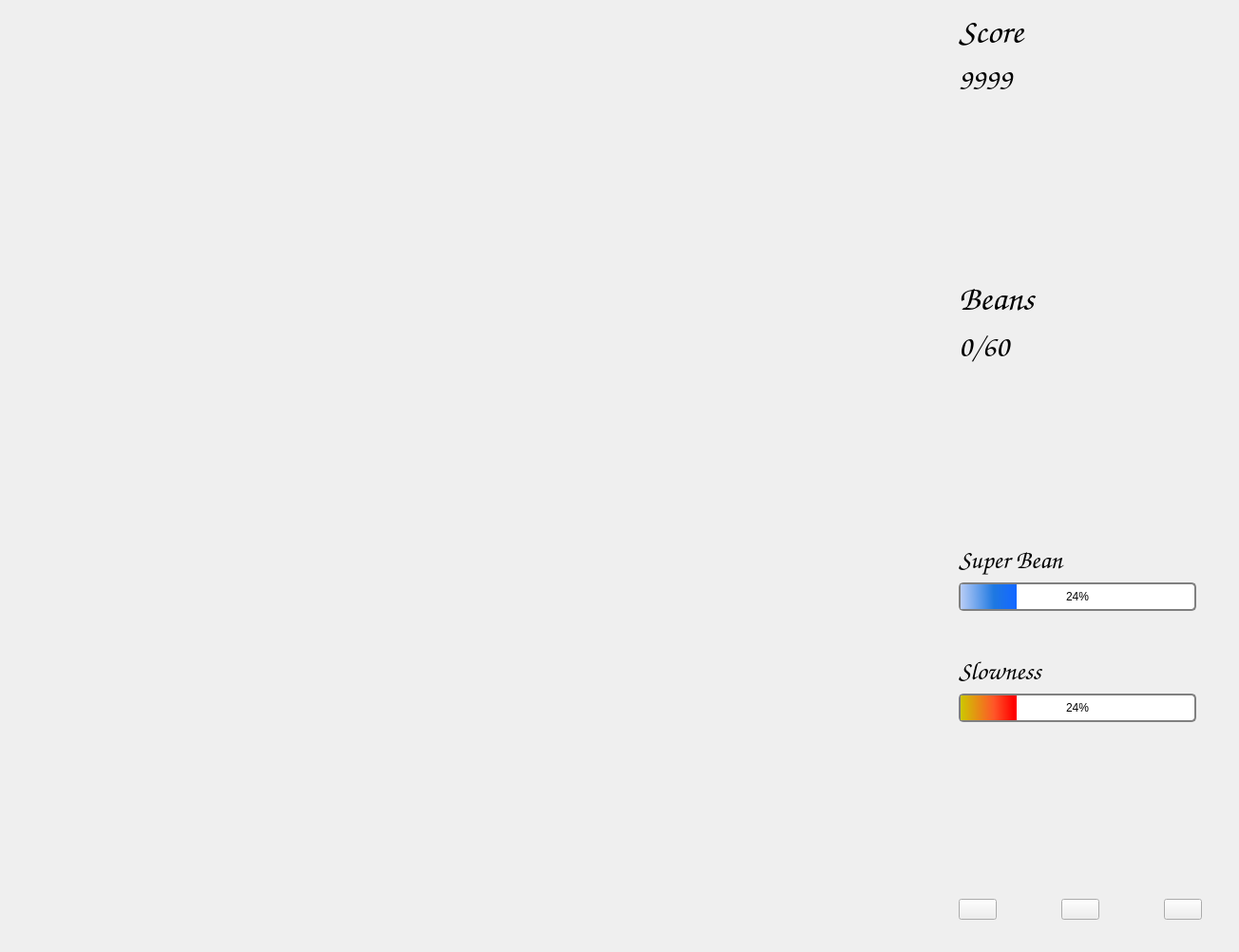
<?xml version="1.0" encoding="UTF-8"?>
<ui version="4.0">
 <class>GameWindow</class>
 <widget class="QWidget" name="GameWindow">
  <property name="geometry">
   <rect>
    <x>0</x>
    <y>0</y>
    <width>1304</width>
    <height>1002</height>
   </rect>
  </property>
  <property name="sizePolicy">
   <sizepolicy hsizetype="Preferred" vsizetype="Preferred">
    <horstretch>0</horstretch>
    <verstretch>0</verstretch>
   </sizepolicy>
  </property>
  <property name="minimumSize">
   <size>
    <width>0</width>
    <height>0</height>
   </size>
  </property>
  <property name="windowTitle">
   <string>Form</string>
  </property>
  <property name="styleSheet">
   <string notr="true"/>
  </property>
  <layout class="QGridLayout" name="gridLayout">
   <property name="leftMargin">
    <number>0</number>
   </property>
   <property name="topMargin">
    <number>0</number>
   </property>
   <property name="rightMargin">
    <number>0</number>
   </property>
   <property name="bottomMargin">
    <number>0</number>
   </property>
   <property name="spacing">
    <number>0</number>
   </property>
   <item row="0" column="0">
    <layout class="QHBoxLayout" name="horizontalLayout">
     <property name="spacing">
      <number>0</number>
     </property>
     <item>
      <widget class="QWidget" name="GameWidget" native="true">
       <property name="sizePolicy">
        <sizepolicy hsizetype="Expanding" vsizetype="Expanding">
         <horstretch>0</horstretch>
         <verstretch>0</verstretch>
        </sizepolicy>
       </property>
       <property name="minimumSize">
        <size>
         <width>1000</width>
         <height>1000</height>
        </size>
       </property>
       <property name="maximumSize">
        <size>
         <width>1000</width>
         <height>1000</height>
        </size>
       </property>
      </widget>
     </item>
     <item>
      <layout class="QVBoxLayout" name="verticalLayout_2">
       <property name="spacing">
        <number>0</number>
       </property>
      </layout>
     </item>
     <item>
      <widget class="QWidget" name="InfoPanel" native="true">
       <property name="sizePolicy">
        <sizepolicy hsizetype="Expanding" vsizetype="Preferred">
         <horstretch>0</horstretch>
         <verstretch>0</verstretch>
        </sizepolicy>
       </property>
       <property name="minimumSize">
        <size>
         <width>300</width>
         <height>0</height>
        </size>
       </property>
       <layout class="QVBoxLayout" name="verticalLayout">
        <item>
         <widget class="QLabel" name="ScoreTitle">
          <property name="sizePolicy">
           <sizepolicy hsizetype="Expanding" vsizetype="Maximum">
            <horstretch>0</horstretch>
            <verstretch>0</verstretch>
           </sizepolicy>
          </property>
          <property name="font">
           <font>
            <family>Comic Sans MS</family>
            <pointsize>28</pointsize>
           </font>
          </property>
          <property name="text">
           <string>Score</string>
          </property>
          <property name="alignment">
           <set>Qt::AlignLeading|Qt::AlignLeft|Qt::AlignTop</set>
          </property>
          <property name="margin">
           <number>0</number>
          </property>
         </widget>
        </item>
        <item>
         <widget class="QLabel" name="ScoreValue">
          <property name="sizePolicy">
           <sizepolicy hsizetype="Preferred" vsizetype="Maximum">
            <horstretch>0</horstretch>
            <verstretch>0</verstretch>
           </sizepolicy>
          </property>
          <property name="font">
           <font>
            <family>Comic Sans MS</family>
            <pointsize>24</pointsize>
           </font>
          </property>
          <property name="text">
           <string>9999</string>
          </property>
          <property name="alignment">
           <set>Qt::AlignLeading|Qt::AlignLeft|Qt::AlignTop</set>
          </property>
         </widget>
        </item>
        <item>
         <spacer name="verticalSpacer">
          <property name="orientation">
           <enum>Qt::Vertical</enum>
          </property>
          <property name="sizeHint" stdset="0">
           <size>
            <width>20</width>
            <height>40</height>
           </size>
          </property>
         </spacer>
        </item>
        <item>
         <widget class="QLabel" name="BeansTitle">
          <property name="sizePolicy">
           <sizepolicy hsizetype="Expanding" vsizetype="Maximum">
            <horstretch>0</horstretch>
            <verstretch>0</verstretch>
           </sizepolicy>
          </property>
          <property name="font">
           <font>
            <family>Comic Sans MS</family>
            <pointsize>28</pointsize>
           </font>
          </property>
          <property name="text">
           <string>Beans</string>
          </property>
          <property name="textFormat">
           <enum>Qt::AutoText</enum>
          </property>
          <property name="alignment">
           <set>Qt::AlignLeading|Qt::AlignLeft|Qt::AlignTop</set>
          </property>
         </widget>
        </item>
        <item>
         <widget class="QLabel" name="BeansValue">
          <property name="sizePolicy">
           <sizepolicy hsizetype="Preferred" vsizetype="Maximum">
            <horstretch>0</horstretch>
            <verstretch>0</verstretch>
           </sizepolicy>
          </property>
          <property name="font">
           <font>
            <family>Comic Sans MS</family>
            <pointsize>24</pointsize>
           </font>
          </property>
          <property name="text">
           <string>0/60</string>
          </property>
         </widget>
        </item>
        <item>
         <spacer name="verticalSpacer_4">
          <property name="orientation">
           <enum>Qt::Vertical</enum>
          </property>
          <property name="sizeHint" stdset="0">
           <size>
            <width>20</width>
            <height>40</height>
           </size>
          </property>
         </spacer>
        </item>
        <item>
         <widget class="QLabel" name="SuperBeanTitle">
          <property name="font">
           <font>
            <family>Comic Sans MS</family>
            <pointsize>20</pointsize>
           </font>
          </property>
          <property name="text">
           <string>Super Bean</string>
          </property>
         </widget>
        </item>
        <item>
         <widget class="QProgressBar" name="superProgressBar">
          <property name="minimumSize">
           <size>
            <width>250</width>
            <height>30</height>
           </size>
          </property>
          <property name="maximumSize">
           <size>
            <width>250</width>
            <height>30</height>
           </size>
          </property>
          <property name="font">
           <font>
            <family>Segoe UI</family>
            <weight>50</weight>
            <bold>false</bold>
           </font>
          </property>
          <property name="styleSheet">
           <string notr="true">QProgressBar::chunk {
	background-color: qlineargradient(spread:pad, x1:0.955056, y1:0.523, x2:0, y2:0.534, stop:0 rgba(20, 105, 255, 255), stop:0.377427 rgba(30, 120, 225, 255), stop:1 rgba(185,205,246, 255));
}
QProgressBar {
   border: 2px solid grey;
   border-radius: 5px;
   text-align: center;
}</string>
          </property>
          <property name="value">
           <number>24</number>
          </property>
         </widget>
        </item>
        <item>
         <spacer name="verticalSpacer_7">
          <property name="orientation">
           <enum>Qt::Vertical</enum>
          </property>
          <property name="sizeType">
           <enum>QSizePolicy::Fixed</enum>
          </property>
          <property name="sizeHint" stdset="0">
           <size>
            <width>20</width>
            <height>40</height>
           </size>
          </property>
         </spacer>
        </item>
        <item>
         <widget class="QLabel" name="SlowDownTitle">
          <property name="font">
           <font>
            <family>Comic Sans MS</family>
            <pointsize>20</pointsize>
           </font>
          </property>
          <property name="text">
           <string>Slowness</string>
          </property>
         </widget>
        </item>
        <item>
         <widget class="QProgressBar" name="slowProgressBar">
          <property name="minimumSize">
           <size>
            <width>250</width>
            <height>30</height>
           </size>
          </property>
          <property name="maximumSize">
           <size>
            <width>250</width>
            <height>30</height>
           </size>
          </property>
          <property name="font">
           <font>
            <family>Segoe UI</family>
           </font>
          </property>
          <property name="styleSheet">
           <string notr="true">QProgressBar::chunk {
	background-color: qlineargradient(spread:pad, x1:0.955056, y1:0.523, x2:0, y2:0.534, stop:0 rgba(255, 0, 0, 255), stop:0.377427 rgba(255, 86, 40, 255), stop:1 rgba(205, 200, 0, 255));
}
QProgressBar {
   border: 2px solid grey;
   border-radius: 5px;
   text-align: center;
}</string>
          </property>
          <property name="value">
           <number>24</number>
          </property>
         </widget>
        </item>
        <item>
         <spacer name="verticalSpacer_2">
          <property name="orientation">
           <enum>Qt::Vertical</enum>
          </property>
          <property name="sizeHint" stdset="0">
           <size>
            <width>20</width>
            <height>40</height>
           </size>
          </property>
         </spacer>
        </item>
        <item>
         <layout class="QHBoxLayout" name="horizontalLayout_2">
          <item>
           <widget class="QPushButton" name="PauseButton">
            <property name="sizePolicy">
             <sizepolicy hsizetype="Fixed" vsizetype="Fixed">
              <horstretch>0</horstretch>
              <verstretch>0</verstretch>
             </sizepolicy>
            </property>
            <property name="text">
             <string/>
            </property>
           </widget>
          </item>
          <item>
           <spacer name="horizontalSpacer">
            <property name="orientation">
             <enum>Qt::Horizontal</enum>
            </property>
            <property name="sizeHint" stdset="0">
             <size>
              <width>40</width>
              <height>20</height>
             </size>
            </property>
           </spacer>
          </item>
          <item>
           <widget class="QPushButton" name="SoundButton">
            <property name="text">
             <string/>
            </property>
           </widget>
          </item>
          <item>
           <spacer name="horizontalSpacer_3">
            <property name="orientation">
             <enum>Qt::Horizontal</enum>
            </property>
            <property name="sizeHint" stdset="0">
             <size>
              <width>40</width>
              <height>20</height>
             </size>
            </property>
           </spacer>
          </item>
          <item>
           <widget class="QPushButton" name="BackButton">
            <property name="sizePolicy">
             <sizepolicy hsizetype="Fixed" vsizetype="Fixed">
              <horstretch>0</horstretch>
              <verstretch>0</verstretch>
             </sizepolicy>
            </property>
            <property name="text">
             <string/>
            </property>
           </widget>
          </item>
          <item>
           <spacer name="horizontalSpacer_2">
            <property name="orientation">
             <enum>Qt::Horizontal</enum>
            </property>
            <property name="sizeType">
             <enum>QSizePolicy::Fixed</enum>
            </property>
            <property name="sizeHint" stdset="0">
             <size>
              <width>30</width>
              <height>20</height>
             </size>
            </property>
           </spacer>
          </item>
         </layout>
        </item>
        <item>
         <spacer name="verticalSpacer_3">
          <property name="orientation">
           <enum>Qt::Vertical</enum>
          </property>
          <property name="sizeType">
           <enum>QSizePolicy::Fixed</enum>
          </property>
          <property name="sizeHint" stdset="0">
           <size>
            <width>20</width>
            <height>25</height>
           </size>
          </property>
         </spacer>
        </item>
       </layout>
      </widget>
     </item>
    </layout>
   </item>
  </layout>
 </widget>
 <resources/>
 <connections/>
</ui>
